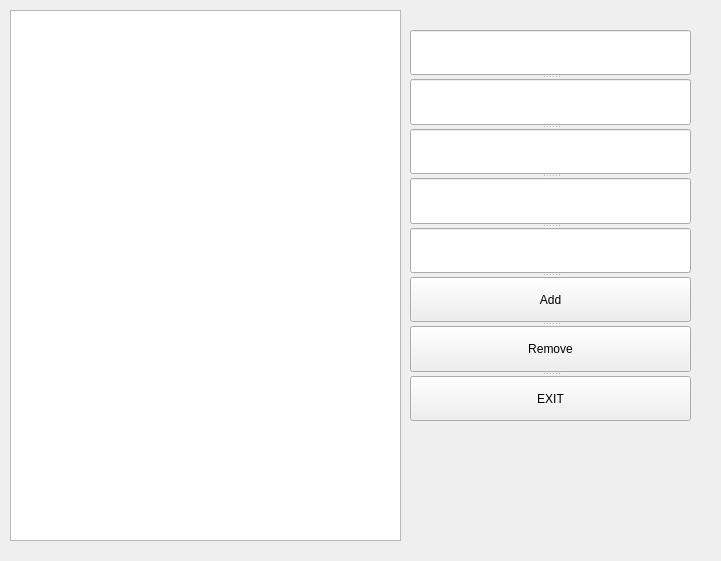
<?xml version="1.0" encoding="UTF-8"?>
<ui version="4.0">
 <class>QTExampleClass</class>
 <widget class="QWidget" name="QTExampleClass">
  <property name="geometry">
   <rect>
    <x>0</x>
    <y>0</y>
    <width>721</width>
    <height>561</height>
   </rect>
  </property>
  <property name="windowTitle">
   <string>QTExample</string>
  </property>
  <widget class="QSplitter" name="splitter">
   <property name="geometry">
    <rect>
     <x>410</x>
     <y>30</y>
     <width>281</width>
     <height>391</height>
    </rect>
   </property>
   <property name="orientation">
    <enum>Qt::Vertical</enum>
   </property>
   <widget class="QLineEdit" name="idlineEdit"/>
   <widget class="QLineEdit" name="namelineEdit"/>
   <widget class="QLineEdit" name="grouplineEdit"/>
   <widget class="QLineEdit" name="gradelineEdit"/>
   <widget class="QLineEdit" name="teacherlineEdit"/>
   <widget class="QPushButton" name="addPushButton">
    <property name="text">
     <string>Add</string>
    </property>
   </widget>
   <widget class="QPushButton" name="removepushButton">
    <property name="text">
     <string>Remove</string>
    </property>
   </widget>
   <widget class="QPushButton" name="exitPushButton">
    <property name="text">
     <string>EXIT</string>
    </property>
   </widget>
  </widget>
  <widget class="QListWidget" name="listWidget">
   <property name="geometry">
    <rect>
     <x>10</x>
     <y>10</y>
     <width>391</width>
     <height>531</height>
    </rect>
   </property>
  </widget>
 </widget>
 <layoutdefault spacing="6" margin="11"/>
 <resources>
  <include location="QTExample.qrc"/>
 </resources>
 <connections/>
</ui>
